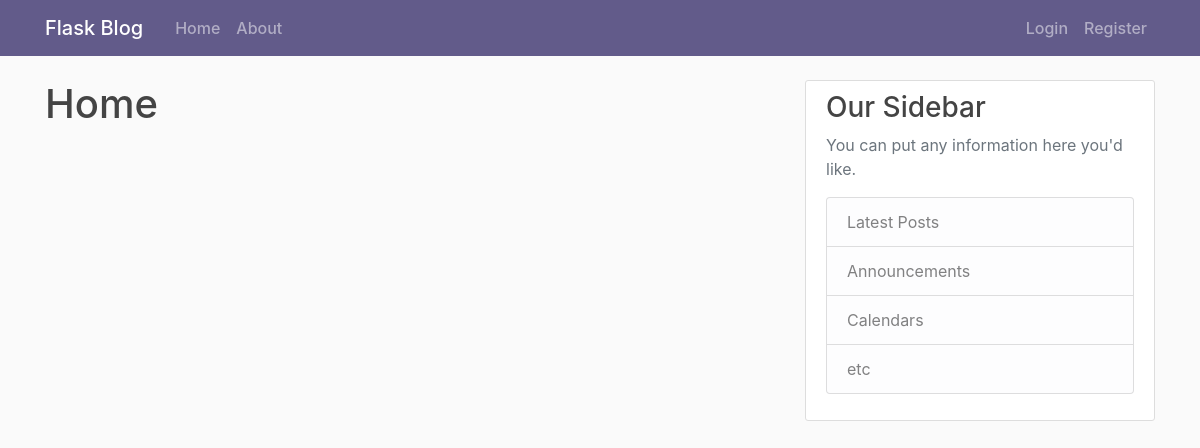
/home, run on an earlier commit of the app's database.
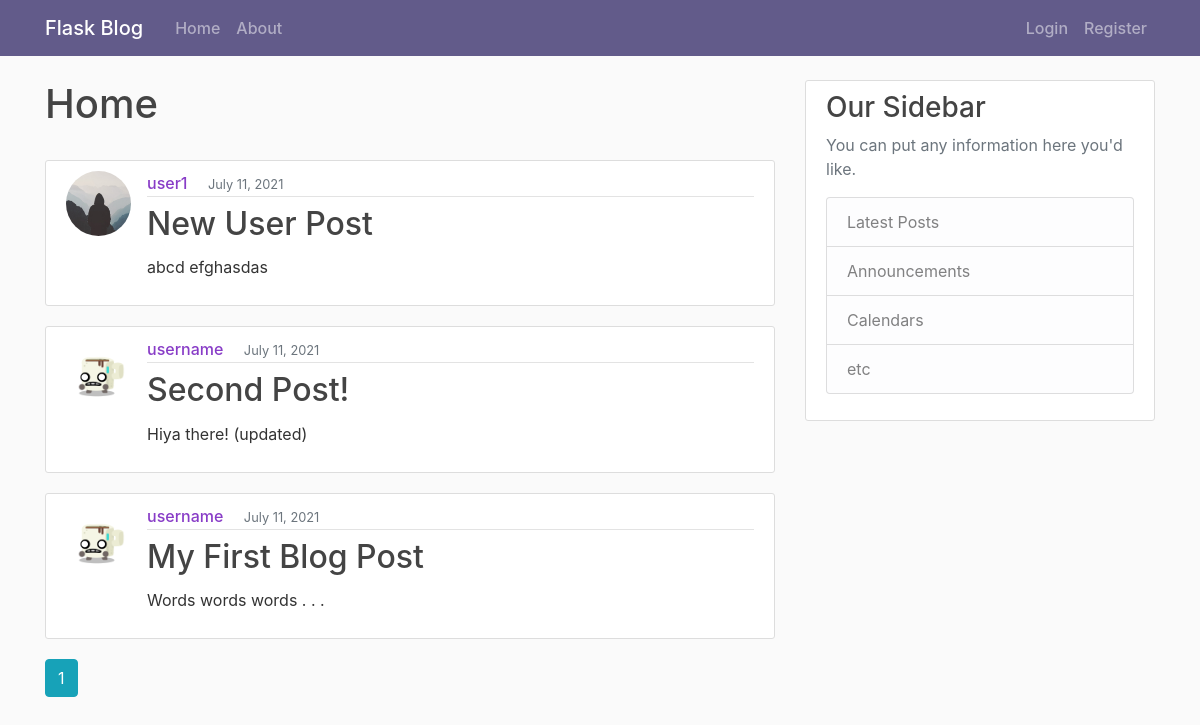
And on a later commit of the database.
### flaskblog/models.py (models this page shows, shortened)
class Post(db.Model):
    id = db.Column(db.Integer, primary_key=True)
    title = db.Column(db.String(100), nullable=False)
    date_posted = db.Column(db.DateTime, nullable=False, default=datetime.utcnow)
    content = db.Column(db.Text, nullable=False)
    user_id = db.Column(db.Integer, db.ForeignKey('user.id'), nullable=False)

class User(db.Model, UserMixin):
    id = db.Column(db.Integer, primary_key=True)
    username = db.Column(db.String(20), unique=True, nullable=False)
    email = db.Column(db.String(120), unique=True, nullable=False)
    image_file = db.Column(db.String(20), nullable=False, default='default.jpg')
    password = db.Column(db.String(60), nullable=False)
    posts = db.relationship('Post', backref='author', lazy=True)

### flaskblog/main/routes.py (the view)
@main.route('/')
@main.route('/home')
def home():
    page = request.args.get('page', 1, type=int)
    posts = Post.query\
                .order_by(Post.date_posted.desc())\
                .paginate(page=page, per_page=5)
    return render_template('home.html', posts=posts)

### flaskblog/templates/home.html
{% extends 'layout.html' %}
{% block content %}
    <h1 class="pb-4">Home</h1>
    {% for post in posts.items %}
        <article class="media content-section">
            <img class="rounded-circle article-img"
                src="{{ url_for('static', filename='profile_pics/' + post.author.image_file) }}"
                alt="author profile image">
            <div class="media-body">
                <div class="article-metadata">
                    <a class="mr-3" href="{{ url_for('users.user_posts', username=post.author.username) }}">{{ post.author.username }}</a>
                    <small class="text-muted justify">{{ post.date_posted.strftime('%B %d, %Y') }}</small>
                </div>
                <h2 class="py-1">
                    <a  class="article-title"
                        href="{{ url_for('posts.post', post_id=post.id) }}">
                        {{ post.title }}
                    </a>
                </h2>
                <p class="article-content">{{ post.content }}</p>
            </div>
        </article>
    {% endfor %}
    {% for page_num in posts.iter_pages(
        left_edge=1, right_edge=1, left_current=1, right_current=2
    ) %}
        {% if page_num %}
            {% if posts.page == page_num %}
                <a  class="btn btn-info mb-4"
                    href="{{ url_for('main.home', page=page_num) }}" >
                    {{ page_num }}
                </a>
            {% else %}
                <a  class="btn btn-outline-info mb-4"
                    href="{{ url_for('main.home', page=page_num) }}" >
                    {{ page_num }}
                </a>
            {% endif %}
        {% else %}
            . . .
        {% endif %}
    {% endfor %}
{% endblock content %}

### flaskblog/templates/layout.html (shortened to what this page needs)
<!DOCTYPE html>
<html lang="en">
<head>
    <link rel="stylesheet" href="https://maxcdn.bootstrapcdn.com/bootstrap/4.0.0/css/bootstrap.min.css">
    <link rel="stylesheet" href="https://cdnjs.cloudflare.com/ajax/libs/font-awesome/5.15.3/css/all.min.css" />
    <link rel="stylesheet" type="text/css" href="{{ url_for('static', filename='css/main.css') }}">
</head>
<body>
    {% include "components/navigation.html" %}
    <main role="main" class="container">
        <div class="row">
            <div class="col-md-8">
                {% block content %}
                {% endblock content %}
            </div>
            <div class="col-md-4">
                {% include "components/sidebar.html" %}
            </div>
        </div>
    </main>
</body>
</html>

### flaskblog/templates/components/navigation.html (shortened to what this page needs)
<header class="site-header">
    <nav class="navbar navbar-expand-md navbar-dark bg-purp fixed-top">
      <div class="container">
        <a class="navbar-brand mr-4" href="/">Flask Blog</a>
        <div class="collapse navbar-collapse" id="navbarToggle">
          <div class="navbar-nav mr-auto">
            <a class="nav-item nav-link" href="{{ url_for('main.home') }}">Home</a>
            <a class="nav-item nav-link" href="{{ url_for('main.about') }}">About</a>
          </div>
          <div class="navbar-nav">
            {% if current_user.is_authenticated %}
              <a class="nav-item nav-link" href="{{ url_for('posts.new_post') }}">New Post</a>
              <a class="nav-item nav-link" href="{{ url_for('users.account') }}">Account</a>
              <a class="nav-item nav-link" href="{{ url_for('users.logout') }}">Logout</a>
            {% else %}
              <a class="nav-item nav-link" href="{{ url_for('users.login') }}">Login</a>
              <a class="nav-item nav-link" href="{{ url_for('users.register') }}">Register</a>
            {% endif %}
          </div>
        </div>
      </div>
    </nav>
</header>

### flaskblog/templates/components/sidebar.html
<div class="content-section">
    <h3>Our Sidebar</h3>
    <p class='text-muted'>You can put any information here you'd like.
        <ul class="list-group">
            <li class="list-group-item list-group-item-light">Latest Posts</li>
            <li class="list-group-item list-group-item-light">Announcements</li>
            <li class="list-group-item list-group-item-light">Calendars</li>
            <li class="list-group-item list-group-item-light">etc</li>
        </ul>
    </p>
</div>

### flaskblog/static/css/main.css (style rules this page uses)
body { background: #fafafa; color: #333333; margin-top: 5rem; }
h1, h2, h3, h4, h5, h6 { color: #444444; }
.bg-purp { background-color: #625b8a; }
.site-header, .navbar-nav, .nav-link { color: #fff; }
.site-header, .navbar-nav, .nav-link:hover { color: #89ffff; }
.site-header, .navbar-nav, .nav-link.active { font-weight: 500; }
.content-section { background: #fff; padding: 10px 20px; border: 1px solid #dddddd; border-radius: 3px; margin-bottom: 20px; }
.article-title { color: #444444; }
.article-content { white-space: pre-line; }
.article-img { height: 65px; width: 65px; margin-right: 16px; }
.article-metadata { padding-bottom: 1px; margin-bottom: 4px; border-bottom: 1px solid #e3e3e3 }
.article-metadata a { color: #883cc7; font-weight: 500; text-decoration: none; }

What changed in the data, as far as the page shows it:
added Post: image_file (placeholder picture), author.username "user1", date_posted "July 11, 2021", title "New User Post", content "abcd efghasdas"
added Post: image_file (picture), author.username "username", date_posted "July 11, 2021", title "Second Post!", content "Hiya there! (updated)"
added Post: image_file (picture), author.username "username", date_posted "July 11, 2021", title "My First Blog Post", content "Words words words . . ."
Also different on the page:
new list line: "1"
